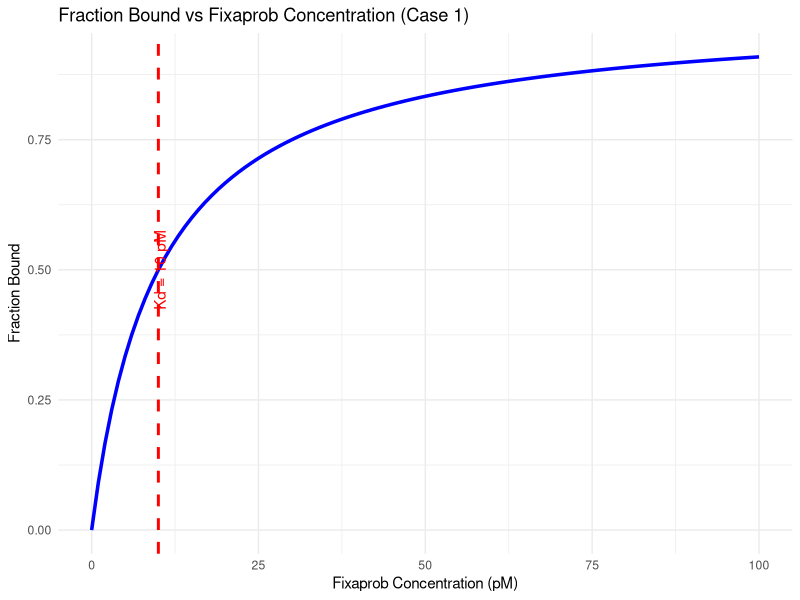

Source code (R):
#Load packages
library(tidyverse)
library(deSolve)
library(ggpubr)

#===================Case 1: Part E======================#

# Define a range of Fixaprob concentrations (pM)
fixaprob_concentrations <- seq(0, 100, by = 1)  # From 0 to 100 pM
Kd_fixaprob <- 10  # pM

# Calculate fraction bound for each Fixaprob concentration
fb <- fixaprob_concentrations / (Kd_fixaprob + fixaprob_concentrations)

# Create a data frame to store the results
results_case1 <- data.frame(I = fixaprob_concentrations, fb = fb)

# Plot fraction bound vs Fixaprob concentration with a vertical line at Kd = 10 pM
ggplot(results_case1, aes(x = I, y = fb)) +
  geom_line(color = "blue", size = 1.2) +
  geom_vline(xintercept = 10, color = "red", linetype = "dashed", size = 1) +
  labs(
    x = "Fixaprob Concentration (pM)",
    y = "Fraction Bound",
    title = "Fraction Bound vs Fixaprob Concentration (Case 1)"
  ) +
  annotate("text", x = 12, y = 0.5, label = "Kd = 10 pM", color = "red", angle = 90, vjust = -0.5) +
  theme_minimal()
